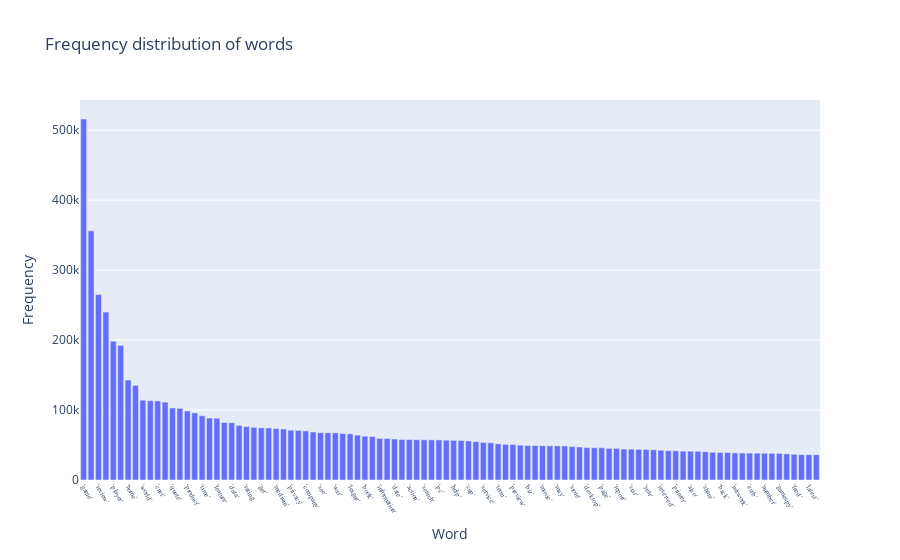

The notebook cell saved with this chart:
### Code cell
fig = px.bar(df_freq,
             x="Word",
             y="Frequency",
             title="Frequency distribution of words"
            )
fig.update_xaxes(tickangle=60, tickfont=dict(family='Rockwell', size=7))
fig.show()

### Figure 1 — Plotly figure (JSON) as saved in the notebook; plotly's stock layout.template omitted (floating-point values rounded to 4 significant figures)
{"data": [{"alignmentgroup": "True", "hovertemplate": "Word=%{x}<br>Frequency=%{y}<extra></extra>", "legendgroup": "", "marker": {"color": "#636efa", "pattern": {"shape": ""}}, "name": "", "offsetgroup": "", "orientation": "v", "showlegend": false, "textposition": "auto", "type": "bar", "x": ["'game'", "'xbox'", "'review'", "'news'", "'player'", "'stock'", "'home'", "'site'", "'world'", "'video'", "'cnet'", "'market'", "'quote'", "'cheat'", "'product'", "'published'", "'time'", "'playstation'", "'feature'", "'price'", "'data'", "'city'", "'rating'", "'gamesnet'", "'get'", "'team'", "'medium'", "'release'", "'privacy'", "'sport'", "'company'", "'tv'", "'see'", "'pm'", "'war'", "'day'", "'league'", "'view'", "'book'", "'policy'", "'information'", "'football'", "'date'", "'wii'", "'action'", "'cbs'", "'search'", "'forum'", "'pc'", "'inc'", "'help'", "'result'", "'cup'", "'phone'", "'service'", "'buy'", "'term'", "'screenshots'", "'preview'", "'fixture'", "'biz'", "'club'", "'movie'", "'contact'", "'may'", "'chart'", "'store'", "'software'", "'desktop'", "'cell'", "'page'", "'right'", "'report'", "'score'", "'star'", "'publisher'", "'year'", "'window'", "'reserved'", "'user'", "'printer'", "'blog'", "'also'", "'press'", "'share'", "'edition'", "'back'", "'developer'", "'network'", "'use'", "'esrb'", "'play'", "'number'", "'list'", "'gamespy'", "'change'", "'feed'", "'member'", "'latest'", "'goal'"], "xaxis": "x", "y": [515999, 356098, 265121, 239973, 198463, 192344, 142888, 135209, 114103, 113317, 113039, 111298, 102989, 102391, 98724, 95920, 91802, 88498, 88350, 82195, 81918, 78010, 76408, 75342, 74542, 74402, 73414, 72866, 71161, 70951, 70207, 68618, 67605, 67422, 67362, 66415, 65978, 64116, 62668, 62102, 59592, 59344, 58579, 57945, 57822, 57582, 57492, 57400, 57308, 56938, 56694, 56524, 55791, 54820, 53769, 53225, 51755, 50894, 50780, 49778, 49446, 49257, 49026, 48832, 48791, 48660, 47796, 47213, 46295, 46109, 46082, 45222, 45200, 44164, 44083, 43806, 43750, 43253, 42493, 41869, 41726, 41190, 41133, 40966, 40365, 39602, 39404, 39237, 38727, 38497, 38394, 38304, 38258, 38108, 38019, 37310, 36825, 36216, 36210, 36176], "yaxis": "y"}], "layout": {"barmode": "relative", "legend": {"tracegroupgap": 0}, "title": {"text": "Frequency distribution of words"}, "xaxis": {"anchor": "y", "domain": [0, 1], "tickangle": 60, "tickfont": {"family": "Rockwell", "size": 7}, "title": {"text": "Word"}}, "yaxis": {"anchor": "x", "domain": [0, 1], "title": {"text": "Frequency"}}}}
